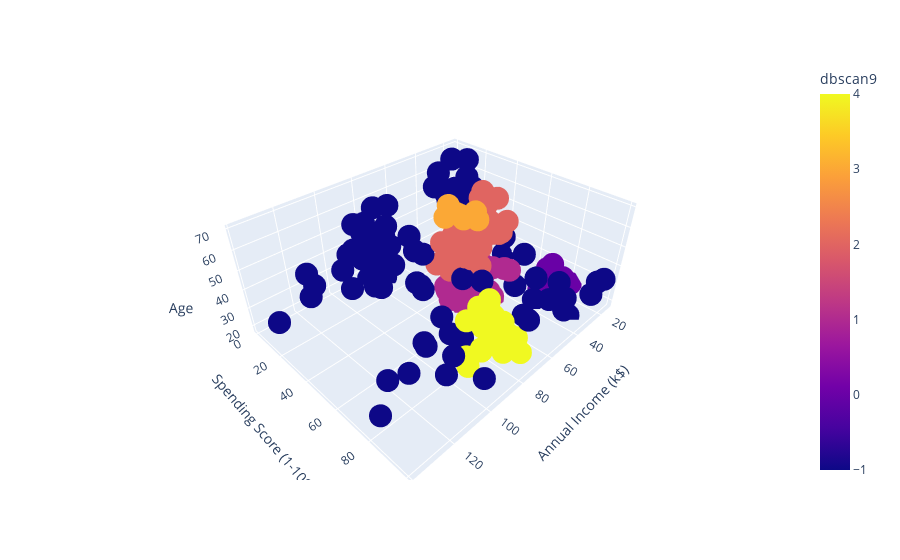

The cell this chart's notebook holds for it:
### Code cell
mod = DBSCAN(eps=9, min_samples=5)
mod.fit(dft)
dft["dbscan9"] = mod.labels_

px.scatter_3d(dft,
             x = dft["Annual Income (k$)"],
             y = dft["Spending Score (1-100)"],
             z = dft["Age"],
             color = dft["dbscan9"])

### Figure 1 — Plotly figure (JSON) as saved in the notebook; plotly's stock layout.template omitted (floating-point values rounded to 4 significant figures; data arrays with more than 128 entries replaced by an {"elided": "..."} marker saying what was removed)
{"data": [{"hovertemplate": "Annual Income (k$)=%{x}<br>Spending Score (1-100)=%{y}<br>Age=%{z}<br>dbscan9=%{marker.color}<extra></extra>", "legendgroup": "", "marker": {"color": {"elided": "200 int values"}, "coloraxis": "coloraxis", "symbol": "circle"}, "mode": "markers", "name": "", "scene": "scene", "showlegend": false, "type": "scatter3d", "x": {"elided": "200 int values"}, "y": {"elided": "200 int values"}, "z": {"elided": "200 int values"}}], "layout": {"autosize": true, "coloraxis": {"colorbar": {"title": {"text": "dbscan9"}}, "colorscale": [[0, "#0d0887"], [0.1111, "#46039f"], [0.2222, "#7201a8"], [0.3333, "#9c179e"], [0.4444, "#bd3786"], [0.5556, "#d8576b"], [0.6667, "#ed7953"], [0.7778, "#fb9f3a"], [0.8889, "#fdca26"], [1, "#f0f921"]]}, "legend": {"tracegroupgap": 0}, "margin": {"t": 60}, "scene": {"aspectmode": "auto", "aspectratio": {"x": 1.429, "y": 1.148, "z": 0.6093}, "camera": {"center": {"x": 0, "y": 0, "z": 0}, "eye": {"x": 1.398, "y": 1.398, "z": 1.398}, "projection": {"type": "perspective"}, "up": {"x": 0, "y": 0, "z": 1}}, "domain": {"x": [0, 1], "y": [0, 1]}, "xaxis": {"title": {"text": "Annual Income (k$)"}, "type": "linear"}, "yaxis": {"title": {"text": "Spending Score (1-100)"}, "type": "linear"}, "zaxis": {"title": {"text": "Age"}, "type": "linear"}}}}
